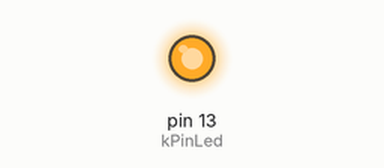
Simulated run of this sketch. Board: Arduino Uno, built with avr-gcc and run on an emulated ATmega328P. Shown: output pins drawn as LEDs (lit = HIGH).

Above: at 0.5 s.
At 18.5 s:
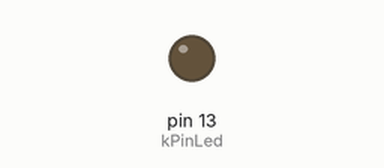
Timing chart, 0 to 19.5 s (numbered marks = the images above):
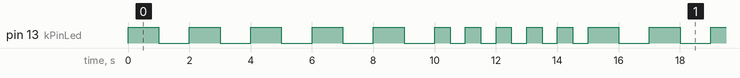

Measured:
- by itself, pin 13 (kPinLed): repeats every 15.0 s: 4 × (LOW 1.0 s, HIGH 1.0 s), LOW 1.0 s, 5 × (HIGH 0.50 s, LOW 0.50 s), HIGH 1.0 s
- by itself, everything shown: repeats every 15.0 s, in 20 steps

The sketch:

sketch_sep28a.ino
```cpp
const int kPinLed = 13;
const int delayTime1    = 1000;
const int delayTime2    = 500;
int counter = 5;
void setup() {
  pinMode(kPinLed, OUTPUT);
}
void loop()
{
  counter = 5;
  while (counter > 0 ) {
    digitalWrite(kPinLed, HIGH);
    delay(delayTime1);
    digitalWrite(kPinLed, LOW);
    delay(delayTime1);
    counter = counter - 1; // counter--
  }
  counter = 5;
  while (counter > 0) {
    digitalWrite(kPinLed, HIGH);
    delay(delayTime2);
    digitalWrite(kPinLed, LOW);
    delay(delayTime2);
    counter = counter - 1; // counter--
  }
}
```
